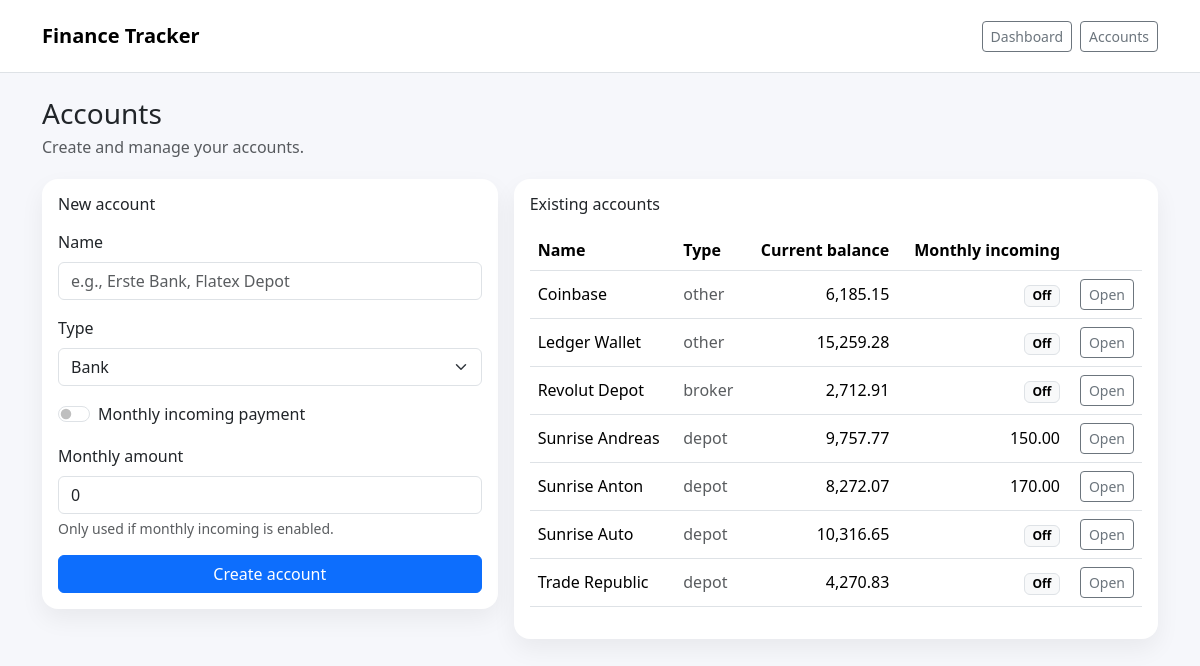
Screenshot of /accounts with the database file from the repository.
### app.py (models this page shows)
class Account(db.Model):
    __tablename__ = "accounts"
    id = db.Column(db.Integer, primary_key=True)
    name = db.Column(db.String(120), nullable=False, unique=True)
    account_type = db.Column(db.String(50), nullable=False, default="bank")  # bank, depot, broker, etc.
    monthly_payment_enabled = db.Column(db.Boolean, nullable=False, default=False)
    monthly_payment_amount = db.Column(db.Numeric(18, 2), nullable=False, default=0)
    created_at = db.Column(db.DateTime, nullable=False, default=datetime.utcnow)
    balances = db.relationship(
        "BalancePoint",
        backref="account",
        cascade="all, delete-orphan",
        lazy=True,
        order_by="desc(BalancePoint.as_of_date), desc(BalancePoint.created_at)",
    )
    @property
    def current_balance(self) -> Decimal:
        if not self.balances:
            return Decimal("0.00")
        return Decimal(self.balances[0].balance)
    @property
    def monthly_payment(self) -> Decimal:
        if not self.monthly_payment_enabled:
            return Decimal("0.00")
        return Decimal(self.monthly_payment_amount)

class BalancePoint(db.Model):
    __tablename__ = "balance_points"
    id = db.Column(db.Integer, primary_key=True)
    account_id = db.Column(db.Integer, db.ForeignKey("accounts.id"), nullable=False)
    as_of_date = db.Column(db.Date, nullable=False, default=date.today)
    balance = db.Column(db.Numeric(18, 2), nullable=False)
    created_at = db.Column(db.DateTime, nullable=False, default=datetime.utcnow)
    __table_args__ = (
        db.UniqueConstraint("account_id", "as_of_date", name="uq_account_date"),
    )

### app.py (the view)
@app.get("/accounts")
def accounts_list():
    accounts = Account.query.order_by(Account.name.asc()).all()
    return render_template("accounts.html", accounts=accounts)

### templates/accounts.html (shortened to what this page needs)
{% extends "base.html" %}
{% block content %}
<div class="d-flex justify-content-between align-items-end gap-3 flex-wrap">
  <div>
    <h1 class="h3 mb-1">Accounts</h1>
    <div class="text-muted">Create and manage your accounts.</div>
  </div>
</div>
<div class="row g-3 mt-1">
  <div class="col-12 col-lg-5">
    <div class="card">
      <div class="card-body">
        <h2 class="h6 mb-3">New account</h2>
        <form method="post" action="{{ url_for('accounts_create') }}" class="vstack gap-3">
          <div>
            <label class="form-label">Name</label>
            <input class="form-control" name="name" placeholder="e.g., Erste Bank, Flatex Depot" required>
          </div>
          <div>
            <label class="form-label">Type</label>
            <select class="form-select" name="account_type">
              <option value="bank">Bank</option>
            </select>
          </div>
          <div class="form-check form-switch">
            <input class="form-check-input" type="checkbox" role="switch" id="monthly_enabled" name="monthly_enabled">
            <label class="form-check-label" for="monthly_enabled">Monthly incoming payment</label>
          </div>
          <div>
            <label class="form-label">Monthly amount</label>
            <input class="form-control" name="monthly_amount" placeholder="e.g., 200 or 200,00" value="0">
            <div class="form-text">Only used if monthly incoming is enabled.</div>
          </div>
          <button class="btn btn-primary">Create account</button>
        </form>
      </div>
    </div>
  </div>
  <div class="col-12 col-lg-7">
    <div class="card">
      <div class="card-body">
        <h2 class="h6 mb-3">Existing accounts</h2>
        <div class="table-responsive">
          <table class="table align-middle">
            <thead>
              <tr>
                <th>Name</th>
                <th>Type</th>
                <th class="text-end">Current balance</th>
                <th class="text-end">Monthly incoming</th>
                <th></th>
              </tr>
            </thead>
            <tbody>
            {% for a in accounts %}
              <tr>
                <td class="fw-medium">{{ a.name }}</td>
                <td class="text-muted">{{ a.account_type }}</td>
                <td class="text-end">{{ "{:,.2f}".format(a.current_balance) }}</td>
                <td class="text-end">
                  {% if a.monthly_payment_enabled %}
                    {{ "{:,.2f}".format(a.monthly_payment) }}
                  {% else %}
                    <span class="badge text-bg-light border">Off</span>
                  {% endif %}
                </td>
                <td class="text-end">
                  <a class="btn btn-sm btn-outline-secondary" href="{{ url_for('account_detail', account_id=a.id) }}">Open</a>
                </td>
              </tr>
            {% endfor %}
            </tbody>
          </table>
        </div>
      </div>
    </div>
  </div>
</div>
{% endblock %}

### templates/base.html (shortened to what this page needs)
<!doctype html>
<html lang="en">
<head>
  <link href="https://cdn.jsdelivr.net/npm/bootstrap@5.3.3/dist/css/bootstrap.min.css" rel="stylesheet">
  <link rel="stylesheet" href="{{ url_for('static', filename='style.css') }}">
</head>
<body>
<nav class="navbar navbar-expand-lg border-bottom bg-white">
  <div class="container py-2">
    <a class="navbar-brand fw-semibold" href="{{ url_for('dashboard') }}">Finance Tracker</a>
    <div class="ms-auto d-flex gap-2">
      <a class="btn btn-sm btn-outline-secondary" href="{{ url_for('dashboard') }}">Dashboard</a>
      <a class="btn btn-sm btn-outline-secondary" href="{{ url_for('accounts_list') }}">Accounts</a>
    </div>
  </div>
</nav>
<main class="container my-4">
  {% block content %}{% endblock %}
</main>
</body>
</html>

### static/style.css (style rules this page uses)
:root { --card-radius: 16px; }
body { background: #f6f7fb; }
.navbar { position: sticky; top: 0; z-index: 10; }
.card { border: 0; border-radius: var(--card-radius); box-shadow: 0 10px 25px rgba(0,0,0,.06); }

### rows the page displays
Account: name "Coinbase", account_type "other", monthly_payment_enabled "Off"
BalancePoint: current_balance "6,185.15"
Account: name "Ledger Wallet", account_type "other", monthly_payment_enabled "Off"
BalancePoint: current_balance "15,259.28"
Account: name "Revolut Depot", account_type "broker", monthly_payment_enabled "Off"
BalancePoint: current_balance "2,712.91"
Account: name "Sunrise Andreas", account_type "depot", monthly_payment "150.00"
BalancePoint: current_balance "9,757.77"
Account: name "Sunrise Anton", account_type "depot", monthly_payment "170.00"
BalancePoint: current_balance "8,272.07"
Account: name "Sunrise Auto", account_type "depot", monthly_payment_enabled "Off"
BalancePoint: current_balance "10,316.65"
Account: name "Trade Republic", account_type "depot", monthly_payment_enabled "Off"
BalancePoint: current_balance "4,270.83"
